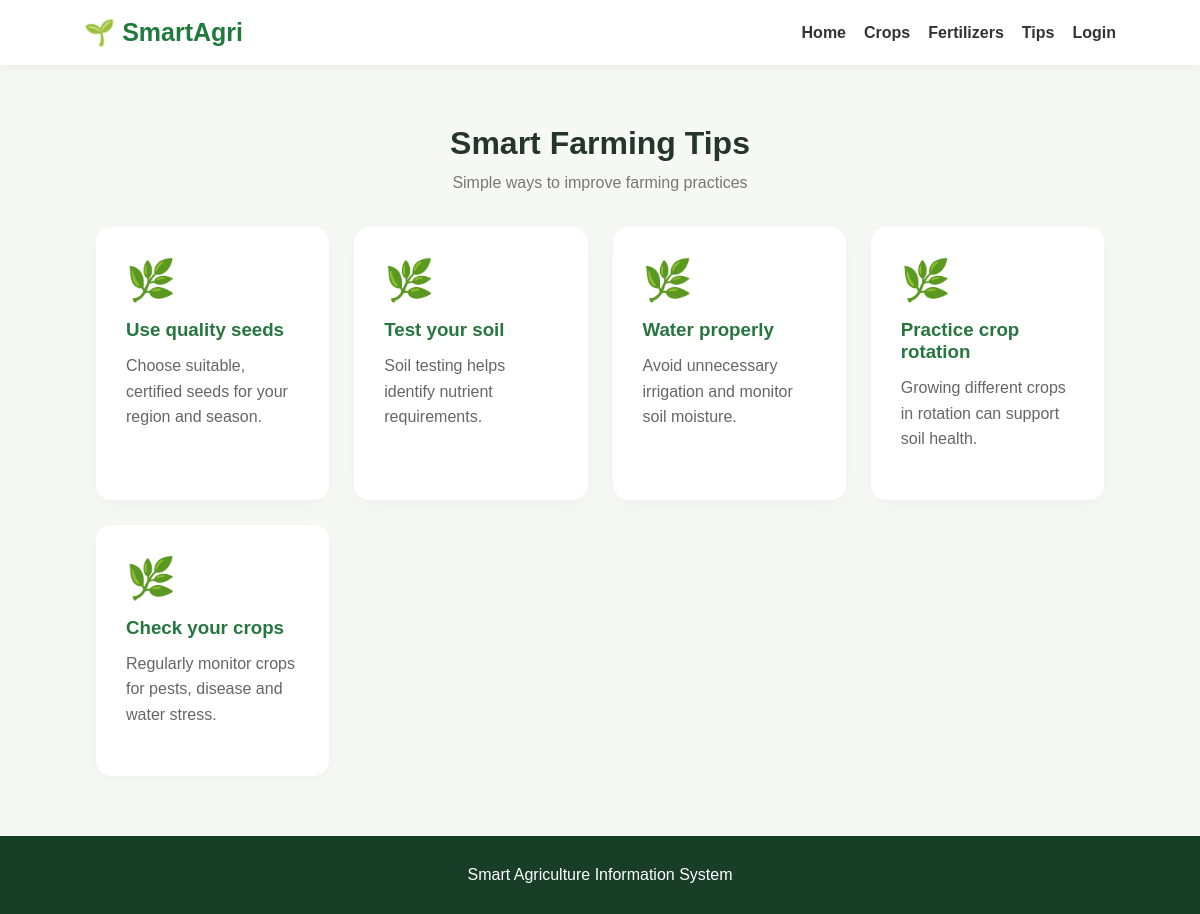
The page /tips.php on the database its author committed.
### tables this page shows
CREATE TABLE tips (
    id INT AUTO_INCREMENT PRIMARY KEY,
    title VARCHAR(150),
    description TEXT
);

### tips.php (the view, shortened to what this page needs)
<?php
$conn = new mysqli("localhost", "root", "", "agriculture_db");
$result = $conn->query("SELECT * FROM tips");
?>
<!DOCTYPE html>
<html>
<head>
    <link rel="stylesheet" href="style.css">
</head>
<body>
<header>
    <div class="logo">🌱 SmartAgri</div>
    <nav>
        <a href="index.php">Home</a>
        <a href="crops.php">Crops</a>
        <a href="fertilizers.php">Fertilizers</a>
        <a href="tips.php">Tips</a>
        <a href="login.php">Login</a>
    </nav>
</header>
<section class="section">
    <h2>Smart Farming Tips</h2>
    <p class="subtitle">Simple ways to improve farming practices</p>
    <div class="cards">
        <?php while($tip = $result->fetch_assoc()) { ?>
        <div class="card">
            <div class="icon">🌿</div>
            <h3><?php echo htmlspecialchars($tip['title']); ?></h3>
            <p><?php echo htmlspecialchars($tip['description']); ?></p>
        </div>
        <?php } ?>
    </div>
</section>
<footer>
    <p>Smart Agriculture Information System</p>
</footer>
</body>
</html>

### style.css (style rules this page uses)
* { margin: 0; padding: 0; box-sizing: border-box; }
body { font-family: Arial, sans-serif; background: #f5f8f3; color: #26352a; }
header { background: #ffffff; padding: 18px 7%; display: flex; justify-content: space-between; align-items: center; flex-wrap: wrap; gap: 15px; box-shadow: 0 2px 10px #00000010; }
.logo { font-size: 25px; font-weight: bold; color: #207a3c; }
nav { display: flex; gap: 18px; flex-wrap: wrap; align-items: center; }
nav a { text-decoration: none; color: #333; font-weight: bold; }
.section { padding: 60px 8%; text-align: center; }
.section h2, .about h2 { font-size: 32px; margin-bottom: 12px; }
.subtitle { color: #777; margin-bottom: 35px; }
.cards { display: grid; grid-template-columns: repeat(auto-fit, minmax(230px, 1fr)); gap: 25px; margin-top: 35px; }
.card { background: white; padding: 30px; border-radius: 15px; box-shadow: 0 4px 15px #00000008; text-align: left; }
.icon { font-size: 40px; margin-bottom: 15px; }
.card h3 { margin-bottom: 12px; color: #26763d; }
.card p { line-height: 1.6; color: #666; margin-bottom: 18px; }
footer { background: #183e27; color: white; text-align: center; padding: 25px; line-height: 1.8; }

### rows shown on the page
tips: title "Use quality seeds", description "Choose suitable, certified seeds for your region and season."
tips: title "Test your soil", description "Soil testing helps identify nutrient requirements."
tips: title "Water properly", description "Avoid unnecessary irrigation and monitor soil moisture."
tips: title "Practice crop rotation", description "Growing different crops in rotation can support soil health."
tips: title "Check your crops", description "Regularly monitor crops for pests, disease and water stress."
